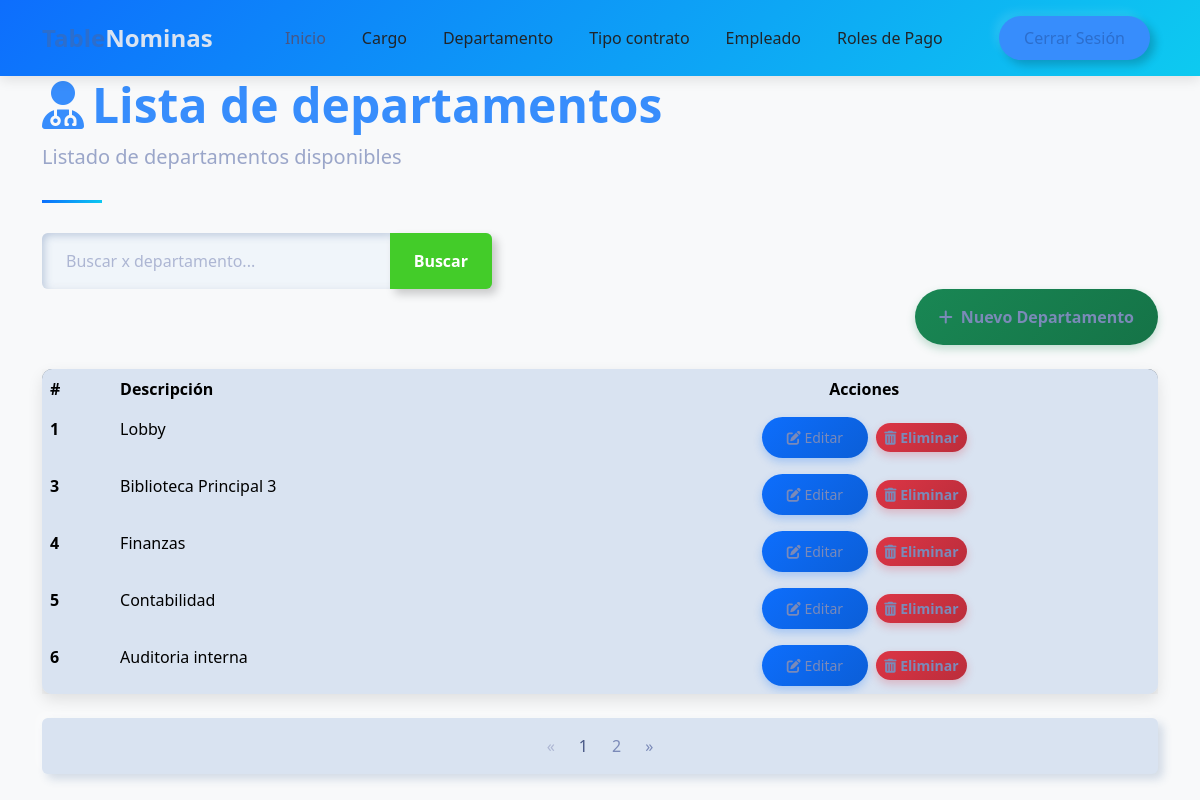
Page /nomina/departamento_list/ (signed in) on the committed database.
### core/models.py (models this page shows, shortened)
class Departamento(models.Model):
    descripcion = models.CharField(max_length=100, unique=True)

### core/views.py (the view)
# urls.py: path('departamento_list/', departamento_list, name='departamento_list'),  # URL para la vista home
@login_required
def departamento_list(request):
    query = request.GET.get('q', None)
    if query:
        departamentos_list = Departamento.objects.filter(descripcion__icontains=query)
    else:
        departamentos_list = Departamento.objects.all().order_by('id')
    paginator = Paginator(departamentos_list, 5)
    page_number = request.GET.get('page')
    departamentos = paginator.get_page(page_number)
    context = {
        'departamentos': departamentos,
        'title': 'Listado de departamentos',
        'query': query
    }
    return render(request, 'departamento/list.html', context)

### template/departamento/list.html (shortened to what this page needs)
{% extends "home.html" %}
{% block content %}
    <div class="container">
        <header class="page-header">
            <h1 class="display-5 fw-bold text-primary">
                <i class="fas fa-user-md me-2"></i>Lista de departamentos
            </h1>
            <p class="lead text-muted">Listado de departamentos disponibles</p>
        </header>
        <form action="" style="max-width: 450px;">
            <div class="input-group">
                <input type="text" class="form-control" placeholder="Buscar x departamento..." name="q" value="{{ request.GET.q }}">
                <button class="btn btn-outline-success" data-bs-toggle="tooltip" data-bs-title="Escriba parte del departamento y click en buscar">
                    Buscar
                </button>
            </div>
        </form>
        <div class="d-flex justify-content-end mb-4">
            <a class="btn btn-success"  href={% url 'core:departamento_create' %}>
                <i class="fas fa-plus me-2"></i>Nuevo Departamento
        </div>
        <div class="card mb-4">
            <div class="card-body p-0">
                <div class="table-responsive">
                    <table class="table table-hover mb-0">
                        <thead>
                            <tr>
                                <th scope="col">#</th>
                                <th scope="col">Descripción</th>
                                <th scope="col" class="text-center">Acciones</th>
                    </tr>
                </thead>
                <tbody>
                    {% for departamento in departamentos %}
                    <tr>
                        <th scope="row">{{ departamento.id }}</th>
                        <td>{{ departamento.descripcion }}</td>
                        <td class="text-center">
                            <a href="{% url 'core:departamento_update' departamento.id %}" class="btn btn-sm btn-primary me-1">
                                <i class="fas fa-edit"></i> Editar
                            </a>
                            <a href="{% url 'core:departamento_delete' departamento.id %}" class="btn btn-sm btn-danger">
                                <i class="fas fa-trash-alt"></i> Eliminar
                            </a>
                        </td>
                    </tr>
                    {% endfor %}
                </tbody>
            </table>
        </div>
    </div>
</div>
        {% if departamentos.has_other_pages %}
        <nav aria-label="Page navigation" class="mb-4">
            <ul class="pagination justify-content-center">
                {% if departamentos.has_previous %}
                    <li class="page-item">
                        <a class="page-link" href="?page={{ departamentos.previous_page_number }}{% if request.GET.q %}&q={{ request.GET.q }}{% endif %}" aria-label="Anterior">
                            <span aria-hidden="true">&laquo;</span>
                        </a>
                    </li>
                {% else %}
                    <li class="page-item disabled">
                        <span class="page-link" aria-hidden="true">&laquo;</span>
                    </li>
                {% endif %}
                {% for i in departamentos.paginator.page_range %}
                    {% if departamentos.number == i %}
                        <li class="page-item active"><span class="page-link">{{ i }}</span></li>
                    {% else %}
                        <li class="page-item"><a class="page-link" href="?page={{ i }}{% if request.GET.q %}&q={{ request.GET.q }}{% endif %}">{{ i }}</a></li>
                    {% endif %}
                {% endfor %}
                {% if departamentos.has_next %}
                    <li class="page-item">
                        <a class="page-link" href="?page={{ departamentos.next_page_number }}{% if request.GET.q %}&q={{ request.GET.q }}{% endif %}" aria-label="Siguiente">
                            <span aria-hidden="true">&raquo;</span>
                        </a>
                    </li>
                {% else %}
                    <li class="page-item disabled">
                        <span class="page-link" aria-hidden="true">&raquo;</span>
                    </li>
                {% endif %}
            </ul>
        </nav>
        {% endif %}
    </div>
{% endblock %}

### template/home.html (style rules this page uses)
:root { --primary-color: #2c6ecd; --secondary-color: #19b3b3; --accent-color: #f8f9fa; --dark-color: #212529; --text-color: #495057; }
body { font-family: 'Poppins', sans-serif; color: var(--text-color); overflow-x: hidden; }
.btn-primary { background-color: var(--primary-color); border-color: var(--primary-color); padding: 10px 25px; border-radius: 50px; font-weight: 500; transition: all 0.3s ease; }

### template/departamento/list.html (style rules this page uses)
body { background-color: #f8f9fa; font-family: 'Segoe UI', Tahoma, Geneva, Verdana, sans-serif; }
.card { border-radius: 10px; box-shadow: 0 6px 15px rgba(0,0,0,0.1); transition: transform 0.3s, box-shadow 0.3s; }
.btn-primary { background: linear-gradient(135deg, #0d6efd, #0b5ed7); border: none; box-shadow: 0 4px 8px rgba(13, 110, 253, 0.25); transition: all 0.3s; }
.btn-success { background: linear-gradient(135deg, #198754, #157347); border: none; box-shadow: 0 4px 8px rgba(25, 135, 84, 0.25); transition: all 0.3s; }
.btn-danger { background: linear-gradient(135deg, #dc3545, #bb2d3b); border: none; box-shadow: 0 4px 8px rgba(220, 53, 69, 0.25); transition: all 0.3s; }
.table { border-radius: 10px; overflow: hidden; box-shadow: 0 5px 15px rgba(0,0,0,0.08); }
.table thead { background: linear-gradient(135deg, #6c757d, #495057); color: white; }
.table tbody tr { transition: background-color 0.3s; }
.page-header { position: relative; margin-bottom: 30px; padding-bottom: 15px; }
.page-header:after { content: ''; position: absolute; bottom: 0; left: 0; width: 60px; height: 3px; background: linear-gradient(135deg, #0d6efd, #0dcaf0); }

### rows in the picture
Departamento: id "1", descripcion "Lobby"
Departamento: id "3", descripcion "Biblioteca Principal 3"
Departamento: id "4", descripcion "Finanzas"
Departamento: id "5", descripcion "Contabilidad"
Departamento: id "6", descripcion "Auditoria interna"

### other values in the picture
{{ i }} "1"
{{ i }} "2"
